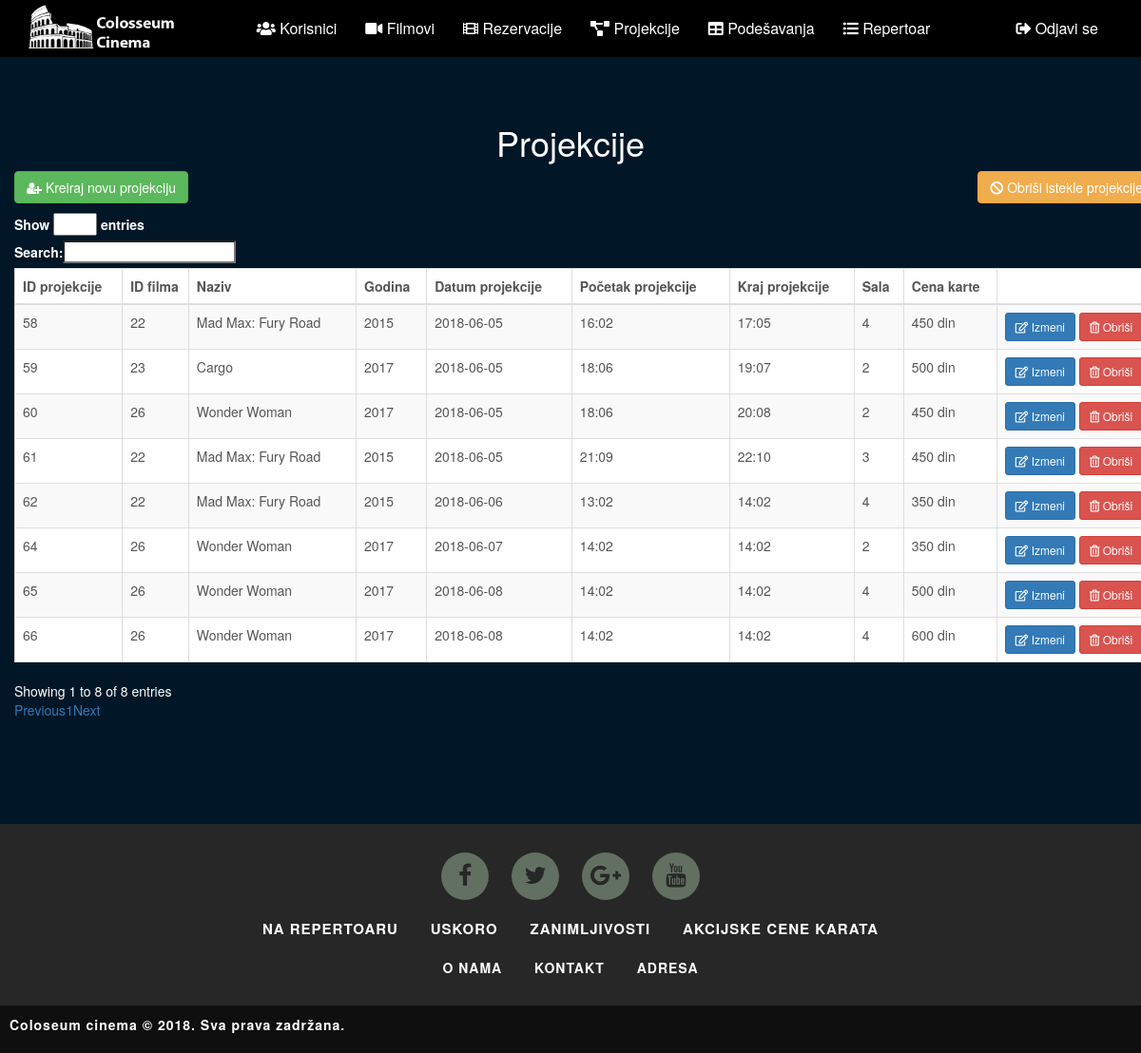
Screenshot of /projection (signed in) with the database file from the repository.
### tables this page shows
CREATE TABLE `projection` (
  `id` int(11) NOT NULL,
  `filmId` int(11) NOT NULL,
  `date` date NOT NULL,
  `start` time NOT NULL,
  `end` time NOT NULL,
  `hall` int(11) NOT NULL,
  `price` int(11) NOT NULL
);

CREATE TABLE `film` (
  `id` int(11) NOT NULL,
  `name` varchar(255) NOT NULL,
  `year` int(11) NOT NULL,
  `director` varchar(255) NOT NULL,
  `genre` varchar(255) NOT NULL,
  `durationTime` int(11) NOT NULL,
  `description` varchar(255) NOT NULL,
  `rating` double NOT NULL,
  `youtube_url` varchar(255) NOT NULL,
  `path` varchar(255) NOT NULL DEFAULT 'web/images/no-image.png'
);

### controllers/projection.php (called while the page is built, shortened)
<?php
class Projection extends Controller
{
    public function index($filmId = null)
    {
        $this->view->filmId =  $filmId != null ? $filmId : '';
        $this->view->projectionList = $this->model->projectionList();
        $this->view->title = 'Lista projekcija';
        $this->view->render('projection/index');
    }
}

### index.php (called while the page is built, shortened)
<?php
require 'libs/Controller.php';
require 'libs/Model.php';
$app = new Bootstrap();

### libs/Model.php (called while the page is built)
<?php
class Model {
	function __construct() {
        $this->db = new Database(DB_TYPE, DB_HOST, DB_NAME, DB_USER, DB_PASS);
	}
}

### models/projection_model.php (called while the page is built, shortened)
<?php
class Projection_Model extends Model
{
    public function projectionList()
    {
        $sql = 'SELECT f.id,f.name,f.year,f.director,f.genre,f.durationTime,f.description,f.rating,p.id,p.filmId,p.date,p.start,p.end,
                p.hall,p.price FROM ' . TABLE_FILM . ' AS f INNER JOIN ' . TABLE_PROJECTION . ' AS p ON f.id = p.filmId';
        try {
            $sth = $this->db->prepare($sql);
            $sth->execute();
            $projectionList = $sth->fetchAll();
            return $projectionList;
        }catch(PDOException $ex)
        {
            echo $ex->getMessage();
            return array();
        }
    }
}

### libs/Controller.php (called while the page is built, shortened)
<?php
class Controller
{
    public function loadModel($name)
    {
        $path = 'models/' . $name . '_model.php';
        if (file_exists($path)) {
            $this->model = new $modelName();
        }
    }
}

### views/projection/index.php (the view, shortened to what this page needs)
<div class="projection-content">
    <div class="container">
        <div class="row">
            <h1 class="text-center">Projekcije</h1>
            <button class="btn btn-warning" style="float: right;margin-right: -30px;">
                <a href="<?php echo URL; ?>projection/deleteExpiredProjections" style="color: white"><i class="fas fa-ban"></i> Obriši istekle projekcije</a>
            </button>
            <div class="create">
                <button onclick="document.getElementById('user-form').style.display='block'" style="width:auto;"
                        class="btn btn-success"><i class="fa fa-user-plus"></i> Kreiraj novu projekciju
                </button>
                <div class="table-responsive" style="width: 1200px;">
                    <table id="projection-table" class="table table-striped table-bordered table-hover">
                        <thead>
                        <tr>
                            <th>ID projekcije</th>
                            <th>ID filma</th>
                            <th>Naziv</th>
                            <th>Godina</th>
                            <th>Datum projekcije</th>
                            <th>Početak projekcije</th>
                            <th>Kraj projekcije</th>
                            <th>Sala</th>
                            <th>Cena karte</th>
                            <th></th>
                        </tr>
                        </thead>
                        <?php
                        foreach ($this->projectionList as $key => $value) {
                            list($hourS, $minuteS) = explode(':', $value['start']);
                            list($hourE, $minuteE) = explode(':', $value['end']);
                            echo '<tr>';
                            echo '<td>' . $value['id'] . '</td>';
                            echo '<td>' . $value['filmId'] . '</td>';
                            echo '<td>' . $value['name'] . '</td>';
                            echo '<td>' . $value['year'] . '</td>';
                            echo '<td>' . $value['date'] . '</td>';
                            echo '<td>' . $hourS . ':' . $minuteS . '</td>';
                            echo '<td>' . $hourE . ':' . $minuteE . '</td>';
                            echo '<td>' . $value['hall'] . '</td>';
                            echo '<td>' . $value['price'] . ' din</td>';
                            echo '<td style="width: 146px">
                        <a href="' . URL . 'projection/edit/' . $value['id'] . '"><button class="btn btn-primary btn-sm">
                            <i class="far fa-edit"></i> Izmeni</button></a>
                        <a href="' . URL . 'projection/delete/' . $value['id'] . '"><button class="btn btn-danger btn-sm">
                        <i class="far fa-trash-alt"></i> Obriši</button></a>
                    </td>';
                            echo '</tr>';
                        }
                        ?>
                    </table>
                </div>
            </div>
        </div>
    </div>

### web/css/style.css (style rules this page uses)
html body { background-color: #011627; }
.projection-content .container { margin-top: 50px;color: white; }
.projection-content .container .table-responsive table { background-color: white; color: #555;width: 1200px; }
.projection-content .container .create .btn.btn-success { margin-bottom: 10px; }
* { margin:0px; padding: 0px; box-sizing: border-box; }
a { text-decoration: none; outline: none; }

### rows the page displays
projection: id "58", filmId "22", filmId.name "Mad Max: Fury Road", filmId.year "2015", date "2018-06-05", hourS "16", minuteS "02", hourE "17", minuteE "05", hall "4", price "450"
projection: id "59", filmId "23", filmId.name "Cargo", filmId.year "2017", date "2018-06-05", hourS "18", minuteS "06", hourE "19", minuteE "07", hall "2", price "500"
projection: id "60", filmId "26", filmId.name "Wonder Woman", filmId.year "2017", date "2018-06-05", hourS "18", minuteS "06", hourE "20", minuteE "08", hall "2", price "450"
projection: id "61", filmId "22", filmId.name "Mad Max: Fury Road", filmId.year "2015", date "2018-06-05", hourS "21", minuteS "09", hourE "22", minuteE "10", hall "3", price "450"
projection: id "62", filmId "22", filmId.name "Mad Max: Fury Road", filmId.year "2015", date "2018-06-06", hourS "13", minuteS "02", hourE "14", minuteE "02", hall "4", price "350"
projection: id "64", filmId "26", filmId.name "Wonder Woman", filmId.year "2017", date "2018-06-07", hourS "14", minuteS "02", hourE "14", minuteE "02", hall "2", price "350"
projection: id "65", filmId "26", filmId.name "Wonder Woman", filmId.year "2017", date "2018-06-08", hourS "14", minuteS "02", hourE "14", minuteE "02", hall "4", price "500"
projection: id "66", filmId "26", filmId.name "Wonder Woman", filmId.year "2017", date "2018-06-08", hourS "14", minuteS "02", hourE "14", minuteE "02", hall "4", price "600"
